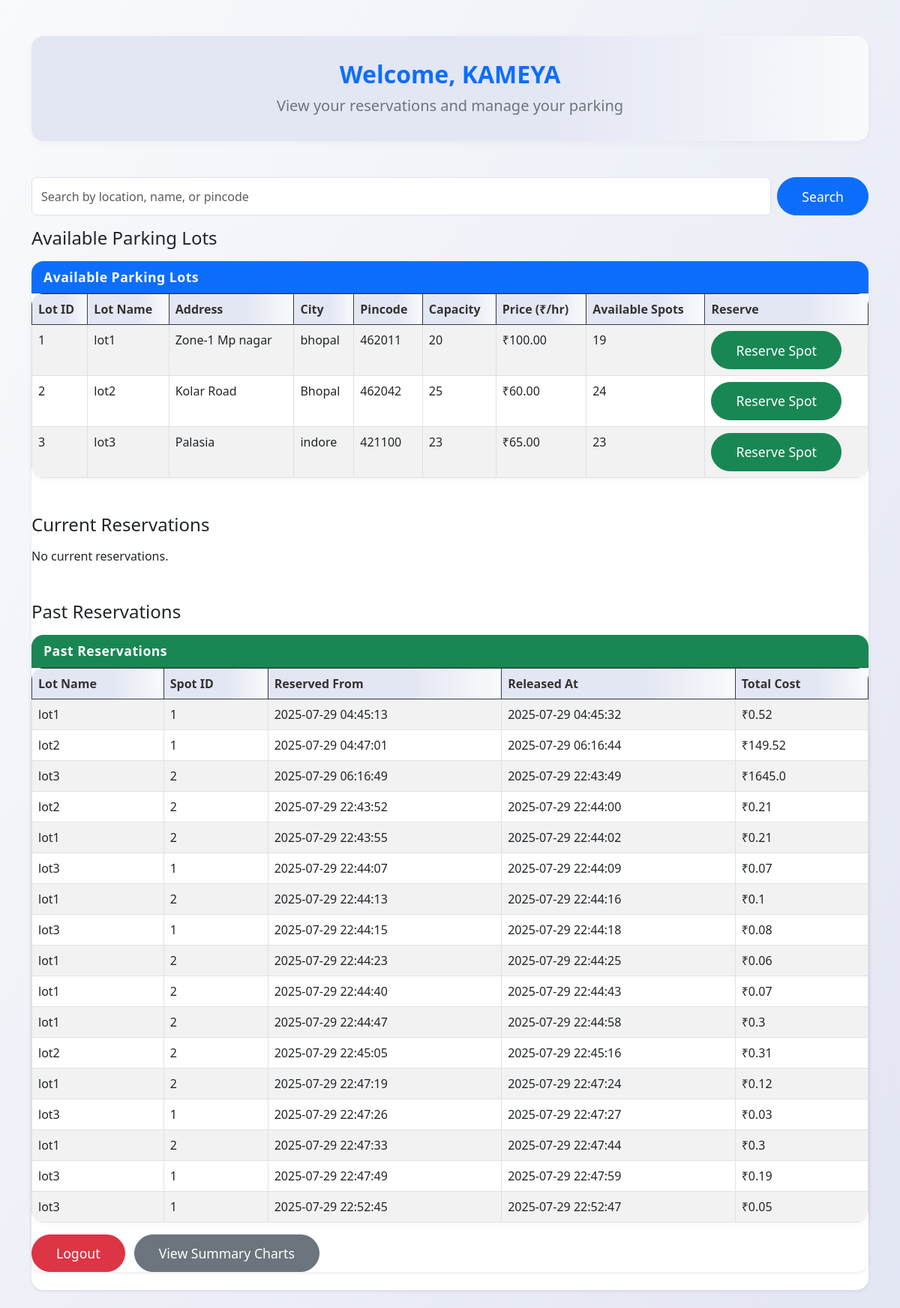
Screenshot of /user/dashboard (signed in) with the database file from the repository.
### models.py (models this page shows)
class ParkingLot(db.Model):
    id = db.Column(db.Integer, primary_key=True)
    lot_name = db.Column(db.String(100), nullable=False)
    address = db.Column(db.String(200), nullable=True)
    city = db.Column(db.String(100), nullable=True)
    pincode = db.Column(db.String(20), nullable=True)
    capacity = db.Column(db.Integer, nullable=False)
    price = db.Column(db.Float, nullable=False, default=0.0)
    spots = db.relationship('ParkingSpot', backref='lot', lazy=True)

class Reservation(db.Model):
    id = db.Column(db.Integer, primary_key=True)
    spot_id = db.Column(db.Integer, db.ForeignKey('parking_spot.id'), nullable=False)
    user_id = db.Column(db.Integer, db.ForeignKey('user.id'), nullable=False)
    parking_timestamp = db.Column(db.DateTime, default=datetime.utcnow)
    leaving_timestamp = db.Column(db.DateTime, nullable=True)
    total_cost = db.Column(db.Float, nullable=True)

class ParkingSpot(db.Model):
    id = db.Column(db.Integer, primary_key=True)
    lot_id = db.Column(db.Integer, db.ForeignKey('parking_lot.id'), nullable=False)
    status = db.Column(db.String(20), default='available')
    booked_by = db.Column(db.String(80), nullable=True)
    reservations = db.relationship('Reservation', backref='spot', lazy=True)  # Changed backref to 'spot'

### app.py (the view)
@app.route("/user/dashboard")
def user_dashboard():
    if session.get("role") != "user":
        flash("Access denied: Users only.")
        return redirect("/login")
    search = request.args.get('search', '').strip()
    if search:
        lots = ParkingLot.query.filter(
            (ParkingLot.lot_name.ilike(f'%{search}%')) |
            (ParkingLot.address.ilike(f'%{search}%')) |
            (ParkingLot.pincode.ilike(f'%{search}%')) |
            (ParkingLot.city.ilike(f'%{search}%'))
        ).all()
    else:
        lots = ParkingLot.query.all()
    lot_info = []
    for lot in lots:
        empty_spots = ParkingSpot.query.filter_by(lot_id=lot.id, status="available").count()
        lot_info.append({
            "id": lot.id,
            "lot_name": lot.lot_name,
            "address": lot.address,
            "city": lot.city,
            "pincode": lot.pincode,
            "capacity": lot.capacity,
            "empty_spots": empty_spots,
            "price": lot.price
        })
    user_id = session.get("user_id")
    current_reservations = []
    past_reservations = []
    if user_id:
        all_reservations = Reservation.query.filter_by(user_id=user_id).all()
        for res in all_reservations:
            if res.leaving_timestamp is None:
                current_reservations.append(res)
            else:
                past_reservations.append(res)
    else:
        print("[DEBUG] user_id is None, no reservations fetched")
    import calendar
    from collections import defaultdict
    monthly_usage = defaultdict(int)
    monthly_spent = defaultdict(float)
    for res in past_reservations:
        if res.leaving_timestamp:
            month = res.leaving_timestamp.strftime('%b %Y')
            monthly_usage[month] += 1
            monthly_spent[month] += res.total_cost if res.total_cost else 0
    chart_labels = list(monthly_usage.keys())
    chart_usage = [monthly_usage[m] for m in chart_labels]
    chart_spent = [monthly_spent[m] for m in chart_labels]
    return render_template("user_dashboard.html", username=session.get("username", "Guest"), lots=lot_info, current_reservations=current_reservations, past_reservations=past_reservations, chart_labels=chart_labels, chart_usage=chart_usage, chart_spent=chart_spent)

### templates/user_dashboard.html (shortened to what this page needs)
<!DOCTYPE html>
<html>
<head>
    <link href="https://cdn.jsdelivr.net/npm/bootstrap@5.3.0/dist/css/bootstrap.min.css" rel="stylesheet">
</head>
<body class="container mt-5">
    <div class="dashboard-header text-center mb-5">
        <h2 class="mb-2 fw-bold text-primary">Welcome, {{ username }}</h2>
        <p class="lead text-secondary">View your reservations and manage your parking</p>
    </div>
    <form method="GET" class="mb-3 d-flex" action="">
        <input type="text" name="search" class="form-control me-2" placeholder="Search by location, name, or pincode" value="{{ request.args.get('search', '') }}">
        <button type="submit" class="btn btn-primary">Search</button>
    </form>
    <h4 class="mb-3">Available Parking Lots</h4>
    <div class="card shadow-sm border-0 mb-4">
        <div class="card-header bg-primary text-white fw-bold">Available Parking Lots</div>
        <div class="card-body p-0">
            <table class="table table-bordered table-striped mb-0">
        <thead class="table-dark">
            <tr>
                <th>Lot ID</th>
                <th>Lot Name</th>
                <th>Address</th>
                <th>City</th>
                <th>Pincode</th>
                <th>Capacity</th>
                <th>Price (₹/hr)</th>
                <th>Available Spots</th>
                <th>Reserve</th>
            </tr>
        </thead>
        <tbody>
            {% for lot in lots %}
            <tr>
                <td>{{ lot.id }}</td>
                <td>{{ lot.lot_name }}</td>
                <td>{{ lot.address if lot.address else '-' }}</td>
                <td>{{ lot.city if lot.city else '-' }}</td>
                <td>{{ lot.pincode if lot.pincode else '-' }}</td>
                <td>{{ lot.capacity }}</td>
                <td>
                    {% if lot.price is defined and lot.price is not none %}
                        ₹{{ '%.2f'|format(lot.price) }}
                    {% else %}
                        -
                    {% endif %}
                </td>
                <td>{{ lot.empty_spots }}</td>
                <td>
                    {% if lot.empty_spots > 0 %}
                        <form action="{{ url_for('reserve', lot_id=lot.id) }}" method="post">
                            <button type="submit" class="btn btn-success btn-sm">Reserve Spot</button>
                        </form>
                    {% else %}
                        <span class="text-danger fw-bold">Full</span>
                    {% endif %}
                </td>
            </tr>
            {% endfor %}
        </tbody>
    </table>
    <h4 class="mt-5 mb-3">Current Reservations</h4>
    {% if current_reservations %}
    <div class="card shadow-sm border-0 mb-4">
        <div class="card-header bg-info text-white fw-bold">Current Reservations</div>
        <div class="card-body p-0">
            <table class="table table-bordered table-striped mb-0">
        <thead class="table-dark">
            <tr>
                <th>Lot Name</th>
                <th>Spot ID</th>
                <th>Reserved Since</th>
                <th>Action</th>
            </tr>
        </thead>
        <tbody>
            {% for res in current_reservations %}
            <tr>
                <td>{{ res.spot.lot.lot_name }}</td>
                <td>
                    {% set lot_spots = res.spot.lot.spots|sort(attribute='id') %}
                    {% for spot in lot_spots %}
                        {% if spot.id == res.spot.id %}
                            {{ loop.index }}
                        {% endif %}
                    {% endfor %}
                </td>
                <td>{{ res.parking_timestamp.strftime('%Y-%m-%d %H:%M:%S') }}</td>
                <td>
                    <form action="{{ url_for('release_spot', reservation_id=res.id) }}" method="POST">
                        <button type="submit" class="btn btn-danger">Release</button>
                    </form>
                </td>
            </tr>
            {% endfor %}
        </tbody>
    </table>
    {% else %}
        <p>No current reservations.</p>
    {% endif %}
    <h4 class="mt-5 mb-3">Past Reservations</h4>
    {% if past_reservations %}
    <div class="card shadow-sm border-0 mb-4">
        <div class="card-header bg-success text-white fw-bold">Past Reservations</div>
        <div class="card-body p-0">
            <table class="table table-bordered table-striped mb-0">
        <thead class="table-dark">
            <tr>
                <th>Lot Name</th>
                <th>Spot ID</th>
                <th>Reserved From</th>
                <th>Released At</th>
                <th>Total Cost</th>
            </tr>
        </thead>
        <tbody>
            {% for res in past_reservations %}
            <tr>
                <td>{{ res.spot.lot.lot_name if res.spot and res.spot.lot else 'N/A' }}</td>
                <td>
                    {% if res.spot and res.spot.lot %}
                        {% set lot_spots = res.spot.lot.spots|sort(attribute='id') %}
                        {% for spot in lot_spots %}
                            {% if spot.id == res.spot.id %}
                                {{ loop.index }}
                            {% endif %}
                        {% endfor %}
                    {% else %}
                        N/A
                    {% endif %}
                </td>
                <td>{{ res.parking_timestamp.strftime('%Y-%m-%d %H:%M:%S') if res.parking_timestamp else 'N/A' }}</td>
                <td>{{ res.leaving_timestamp.strftime('%Y-%m-%d %H:%M:%S') if res.leaving_timestamp else 'N/A' }}</td>
                <td>₹{{ res.total_cost if res.total_cost else '-' }}</td>
            </tr>
            {% endfor %}
        </tbody>
    </table>
    {% else %}
        <p>No past reservations.</p>
    {% endif %}
    <a href="/logout" class="btn btn-danger mt-3">Logout</a>
    <a href="/user_charts" class="btn btn-secondary mt-3 ms-2">View Summary Charts</a>
</body>
</html>

### templates/user_dashboard.html (style rules this page uses)
body { background: linear-gradient(120deg, #f8fafc 0%, #e3e6f3 100%); }
.dashboard-header { background: linear-gradient(90deg, #e3e6f3 60%, #f8fafc 100%); border-radius: 1rem; box-shadow: 0 2px 8px rgba(0,0,0,0.04); padding: 2rem 1rem 1rem 1rem; margin-bottom: 2rem; }
.card { border-radius: 1rem; box-shadow: 0 2px 8px rgba(0,0,0,0.07); }
.card-header { border-top-left-radius: 1rem !important; border-top-right-radius: 1rem !important; font-size: 1.1rem; letter-spacing: 0.5px; }
.card-body { padding: 1.5rem 1rem; }
.btn-secondary, .btn-info, .btn-success, .btn-danger, .btn-primary { font-size: 1.1rem; padding: 0.7rem 2rem; border-radius: 2rem; }
.table { border-radius: 1rem; overflow: hidden; box-shadow: 0 2px 8px rgba(0,0,0,0.04); }
.table-dark th { background: linear-gradient(90deg, #e3e6f3 60%, #f8fafc 100%); color: #333; }

### rows the page displays
ParkingLot: id "1", lot_name "lot1", address "Zone-1 Mp nagar", city "bhopal", pincode "462011", capacity "20", price "100.00", empty_spots "19"
ParkingLot: id "2", lot_name "lot2", address "Kolar Road", city "Bhopal", pincode "462042", capacity "25", price "60.00", empty_spots "24"
ParkingLot: id "3", lot_name "lot3", address "Palasia", city "indore", pincode "421100", capacity "23", price "65.00", empty_spots "23"
Reservation: spot.lot "lot1", parking_timestamp "2025-07-29 04:45:13", leaving_timestamp "2025-07-29 04:45:32", total_cost "0.52"
Reservation: spot.lot "lot2", parking_timestamp "2025-07-29 04:47:01", leaving_timestamp "2025-07-29 06:16:44", total_cost "149.52"
Reservation: spot.lot "lot3", parking_timestamp "2025-07-29 06:16:49", leaving_timestamp "2025-07-29 22:43:49", total_cost "1645.0"
Reservation: spot.lot "lot2", parking_timestamp "2025-07-29 22:43:52", leaving_timestamp "2025-07-29 22:44:00", total_cost "0.21"
Reservation: spot.lot "lot1", parking_timestamp "2025-07-29 22:43:55", leaving_timestamp "2025-07-29 22:44:02", total_cost "0.21"
Reservation: spot.lot "lot3", parking_timestamp "2025-07-29 22:44:07", leaving_timestamp "2025-07-29 22:44:09", total_cost "0.07"
Reservation: spot.lot "lot1", parking_timestamp "2025-07-29 22:44:13", leaving_timestamp "2025-07-29 22:44:16", total_cost "0.1"
Reservation: spot.lot "lot3", parking_timestamp "2025-07-29 22:44:15", leaving_timestamp "2025-07-29 22:44:18", total_cost "0.08"
Reservation: spot.lot "lot1", parking_timestamp "2025-07-29 22:44:23", leaving_timestamp "2025-07-29 22:44:25", total_cost "0.06"
Reservation: spot.lot "lot1", parking_timestamp "2025-07-29 22:44:40", leaving_timestamp "2025-07-29 22:44:43", total_cost "0.07"
Reservation: spot.lot "lot1", parking_timestamp "2025-07-29 22:44:47", leaving_timestamp "2025-07-29 22:44:58", total_cost "0.3"
Reservation: spot.lot "lot2", parking_timestamp "2025-07-29 22:45:05", leaving_timestamp "2025-07-29 22:45:16", total_cost "0.31"
Reservation: spot.lot "lot1", parking_timestamp "2025-07-29 22:47:19", leaving_timestamp "2025-07-29 22:47:24", total_cost "0.12"
Reservation: spot.lot "lot3", parking_timestamp "2025-07-29 22:47:26", leaving_timestamp "2025-07-29 22:47:27", total_cost "0.03"
Reservation: spot.lot "lot1", parking_timestamp "2025-07-29 22:47:33", leaving_timestamp "2025-07-29 22:47:44", total_cost "0.3"
Reservation: spot.lot "lot3", parking_timestamp "2025-07-29 22:47:49", leaving_timestamp "2025-07-29 22:47:59", total_cost "0.19"
Reservation: spot.lot "lot3", parking_timestamp "2025-07-29 22:52:45", leaving_timestamp "2025-07-29 22:52:47", total_cost "0.05"

### other values shown
{{ username }} "KAMEYA"
